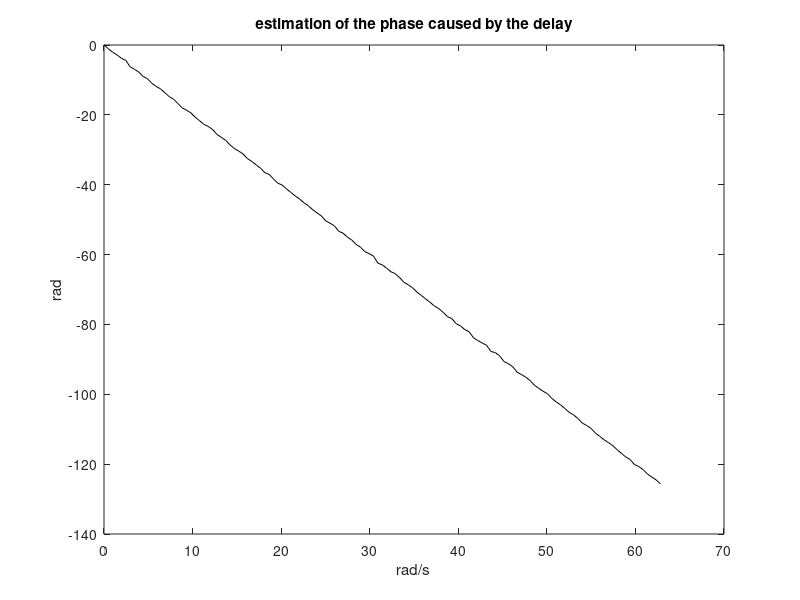

Write MATLAB code to recreate this figure.
% Frequency response estimation in noise and pure time delay
Td=2; %time delay in seconds
%input signal
fs=20; %sampling frequency in Hz
tiv=1/fs; %time interval between samples;
tu=0:tiv:(60-tiv); %time intervals set (60 seconds)
Nu=length(tu); %number of data points
u=randn(Nu,1); %random input signal data set
%output signal
NTd=Td*fs; %number of samples along Td
Ny=Nu+NTd; 
y=zeros(1,Ny);
y((NTd+1):Ny)=u(1:Nu); %y is u delayed Td seconds

nfft=256; %length of FFT
window=hanning(256); %window function
[GE,FE]=tfe(u(61:Nu),y(61:Nu),nfft,fs,window); %transfer function estimate with stable data
phased=unwrap(angle(GE));
w=FE*2*pi; %frequency in rad/s
plot(w,phased,'k'); %plots phase of estimated frequency response of the system
title('estimation of the phase caused by the delay')
xlabel('rad/s'),; ylabel('rad');

dtangent=(phased(100)-phased(10))/(w(100)-w(10)); %taking last part of the phase line
eTd=-dtangent; %Td estimate
eTd %result display
